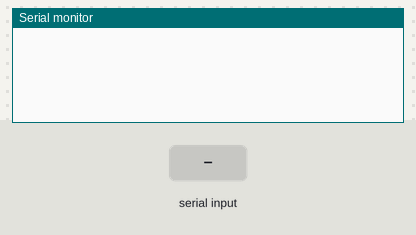
The sketch below on a simulated ESP32. Shown: the last lines printed to the serial monitor. Inputs (shaded band) come from the test bench.

Above: at 1.2 s.
1.3 s: "1\n" received over Serial
At 2.1 s:
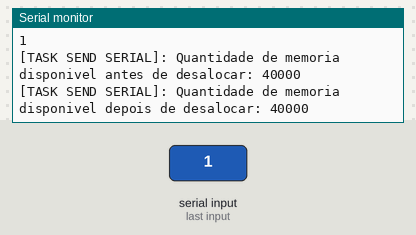
2.9 s: "0\n" received over Serial
At 3.16 s:
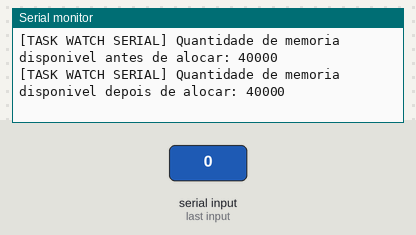
4.4 s: "2\n" received over Serial
At 5.1 s:
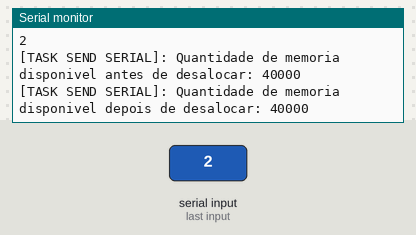

The sketch:

freertos-heap.ino
```cpp
/*
Challenge

Using FreeRTOS, create two separate tasks. One listens for input over UART (from the Serial Monitor).
Upon receiving a newline character (‘\n’), the task allocates a new section of heap memory
(using pvPortMalloc()) and stores the string up to the newline character in that section of heap.
It then notifies the second task that a message is ready.

The second task waits for notification from the first task.
When it receives that notification, it prints the message in heap memory to the Serial Monitor.
Finally, it deletes the allocated heap memory (using vPortFree()).

Recommended reading:

Memory in C - Stack, Heap, and Static: https://craftofcoding.wordpress.com/2015/12/07/memory-in-c-the-stack-the-heap-and-static/
The C Build Process: https://blog.feabhas.com/2012/06/the-c-build-process/
What and where are the stack and heap? https://stackoverflow.com/questions/79923/what-and-where-are-the-stack-and-heap/13326916#13326916
FreeRTOS Memory Management: https://www.freertos.org/a00111.html


*/

/* Macros to use*/
#define ZeroMemory(Dest) memset(Dest, 0, sizeof(Dest))
#define CopyMemory(Dest, Orig) memcpy(Dest, Orig, sizeof(Orig))
#define CopyString(Dest, Orig) memcpy(Dest, Orig, strlen(Orig) + 1)


/* Include libs from FreeRTOS */
#include  "freertos/FreeRTOS.h"
#include "freertos/task.h"


const uint8_t max_zize_buff = 255; /*Define o tamanho máximo da string que pode receber.*/
static char *msg_ptr = NULL; /*Cria um ponteiro que aponta para a mensagem */
uint8_t f_msg_rcvd = 0; /*flag para comunicação entre as threads*/

TaskHandle_t th_watch_serial; /*As tasks são gerenciadas pelos Handles, devemos criar um para cada task que criarmos.*/
TaskHandle_t th_send_serial;

void watch_serial(void *parameter)
{

    char buf_rcvd[max_zize_buff];
    char c;
    uint8_t indice = 0;
    uint32_t memory_free = 0;

    /*Limpa o buffer iniciado*/
    ZeroMemory(buf_rcvd);

    for(;;)
    {
        while(Serial.available() > 0)
        {
            c = Serial.read();

            //verifica se a quantidade de dados entá dentro do limite para não estourar o buffer
            if (indice < (max_zize_buff-1))
            {
                buf_rcvd[indice] = c;
                indice++;
            }else
            {
                Serial.print("[TASK WATCH SERIAL] Estourou o indice!!!");
            }

            /*Verifica de o cactere atual é a '\n'*/
            if (c == '\n')
            {

                /*Subtitui o \n por o caractere de final de string \0 para a funcao de envio entender
                que é uma string.*/
                buf_rcvd[indice - 1] = '\0';

                if (f_msg_rcvd == 0) /*Verifica se a outra thread não está utilizando o flag*/
                {
                    memory_free = xPortGetFreeHeapSize();

                    Serial.print("[TASK WATCH SERIAL] Quantidade de memoria disponivel antes de alocar: ");
                    Serial.println(xPortGetFreeHeapSize());

                    /*Se tem memoria  livre, pode alocar..*/
                    if (memory_free > indice)
                    {
                        msg_ptr = (char *)pvPortMalloc(indice * sizeof(char));
                        configASSERT(msg_ptr);
                        memcpy(msg_ptr, buf_rcvd, indice); /*copia o buffer recebido para a memoria alocada*/
                    }
                    Serial.print("[TASK WATCH SERIAL] Quantidade de memoria disponivel depois de alocar: ");
                    Serial.println(xPortGetFreeHeapSize());

                    f_msg_rcvd = 1; /*incida para segunda thread que recebeu um pacote válido.*/
                }

                ZeroMemory(buf_rcvd);
                indice = 0;
            }

        }

        /*É boa prática inserir um delay, mesmo que mínimo na task
        pois, o FreeRtos executa algumas funçoes básicas na task IDLE
        como por exemplo resetar o WTD, se não tem este delay aqui e
        esta Task tem uma prioridade maior que a da task IDLE(sempre
        tem a menor prioridade possível) O MCU vai resetar por não
        atuar o WTD a tempo.*/
        vTaskDelay(pdMS_TO_TICKS(200));
    }
}

void send_serial(void *parameter)
{

    for(;;)
    {
        if(f_msg_rcvd == 1)
        {
            Serial.println(msg_ptr);

            // Give amount of free heap memory (uncomment if you'd like to see it)
            Serial.print("[TASK SEND SERIAL]: Quantidade de memoria disponivel antes de desalocar: ");
            Serial.println(xPortGetFreeHeapSize());

            vPortFree(msg_ptr);

            Serial.print("[TASK SEND SERIAL]: Quantidade de memoria disponivel depois de desalocar: ");
            Serial.println(xPortGetFreeHeapSize());

            msg_ptr = NULL;
            f_msg_rcvd = 0;
        }
        vTaskDelay(pdMS_TO_TICKS(200));
    }

}

void setup()
{

    Serial.begin(115200);
    xTaskCreatePinnedToCore(watch_serial, "WATCH_SERIAL", 1024, NULL, 1, &th_watch_serial, APP_CPU_NUM);
    xTaskCreatePinnedToCore(send_serial, "SEND_SERIAL", 1024, NULL, 1, &th_send_serial, APP_CPU_NUM);

    // Delete "setup and loop" task
    vTaskDelete(NULL);
}

void loop()
{
	//vTaskDelay(1000);
}
```

Measured:
- after the input at 1.3 s, the serial monitor: prints a new line after 0.10 s (image 1)
- after the input at 4.4 s, the serial monitor: prints a new line after 0.22 s (image 3)
